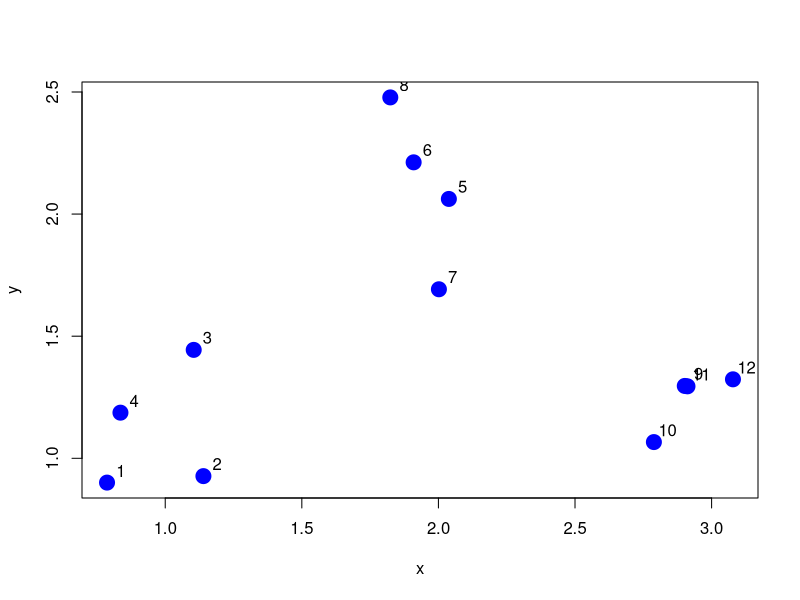

Write the R code that produced this figure. (Note: this script raises an error after producing the figure.)
# Hierarchical clustering ----
x <- rnorm(12, rep(1:3, each = 4), 0.2)
y <- rnorm(12, rep(c(1, 2, 1), each = 4), 0.2)
plot(x, y, col = "blue", pch = 19, cex = 2)
text(x + 0.05, y + 0.05, labels = as.character(1:12))
# Simulate some data in three separate clusters
hClustering <- data.frame(x=x,y=y) %>% dist %>% hclust
plot(hClustering)
# Run the clustering algorithm

# Prettier dendrograms ----
myplclust(hClustering, lab = rep(1:3, each = 4), lab.col = rep(1:3, each = 4))
# Color codes each of the cluster members by their cluster membership

# Using the heatmap() function ----
dataMatrix <- data.frame(x=x,y=y) %>% data.matrix
heatmap(dataMatrix)
# Get a dendrogram associated with both the rows and columns of a matrix
